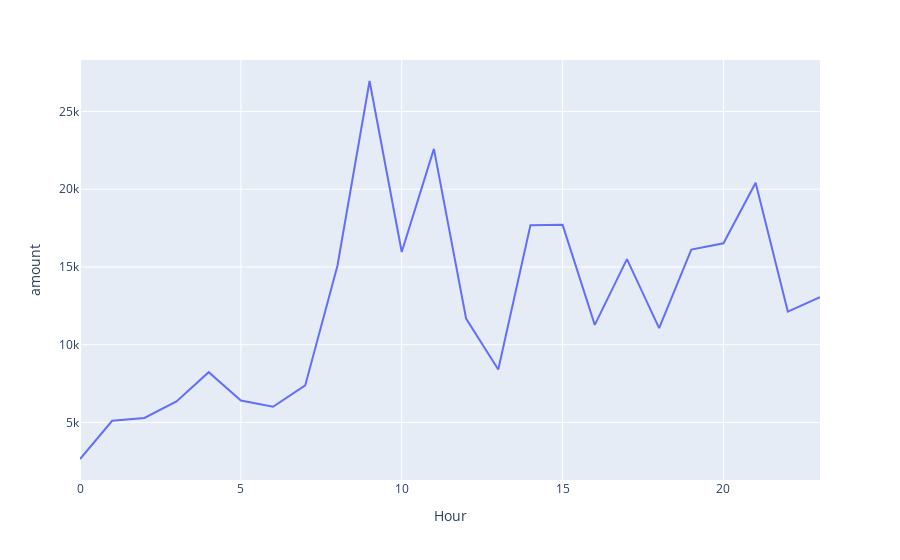

Notebook cell for this chart:
### Code cell
px.line(grouped_df_hour,x='Hour',y='amount')

### Figure 1 — Plotly figure (JSON) as saved in the notebook; plotly's stock layout.template omitted (floating-point values rounded to 4 significant figures)
{"data": [{"hovertemplate": "Hour=%{x}<br>amount=%{y}<extra></extra>", "legendgroup": "", "line": {"color": "#636efa", "dash": "solid"}, "mode": "lines", "name": "", "orientation": "v", "showlegend": false, "type": "scatter", "x": [0, 1, 2, 3, 4, 5, 6, 7, 8, 9, 10, 11, 12, 13, 14, 15, 16, 17, 18, 19, 20, 21, 22, 23], "xaxis": "x", "y": [2650.0, 5110.0, 5289.0, 6355.0, 8234.0, 6415.0, 6013.0, 7380.0, 15060.0, 26960.0, 15960.0, 22590.0, 11680.0, 8411.0, 17680.0, 17710.0, 11280.0, 15500.0, 11070.0, 16120.0, 16520.0, 20420.0, 12130.0, 13060.0], "yaxis": "y"}], "layout": {"legend": {"tracegroupgap": 0}, "margin": {"t": 60}, "xaxis": {"anchor": "y", "domain": [0, 1], "title": {"text": "Hour"}}, "yaxis": {"anchor": "x", "domain": [0, 1], "title": {"text": "amount"}}}}
